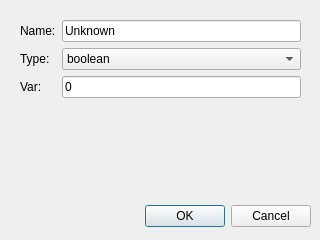
<?xml version="1.0" encoding="UTF-8"?>
<ui version="4.0">
 <class>EditDialog</class>
 <widget class="QDialog" name="EditDialog">
  <property name="geometry">
   <rect>
    <x>0</x>
    <y>0</y>
    <width>320</width>
    <height>240</height>
   </rect>
  </property>
  <property name="windowTitle">
   <string>Edit</string>
  </property>
  <widget class="QDialogButtonBox" name="buttonBox">
   <property name="geometry">
    <rect>
     <x>10</x>
     <y>200</y>
     <width>301</width>
     <height>32</height>
    </rect>
   </property>
   <property name="orientation">
    <enum>Qt::Horizontal</enum>
   </property>
   <property name="standardButtons">
    <set>QDialogButtonBox::Cancel|QDialogButtonBox::Ok</set>
   </property>
  </widget>
  <widget class="QWidget" name="formLayoutWidget">
   <property name="geometry">
    <rect>
     <x>20</x>
     <y>20</y>
     <width>281</width>
     <height>171</height>
    </rect>
   </property>
   <layout class="QFormLayout" name="formLayout">
    <property name="fieldGrowthPolicy">
     <enum>QFormLayout::AllNonFixedFieldsGrow</enum>
    </property>
    <item row="0" column="0">
     <widget class="QLabel" name="label">
      <property name="text">
       <string>Name:</string>
      </property>
     </widget>
    </item>
    <item row="0" column="1">
     <widget class="QLineEdit" name="lineEdit">
      <property name="text">
       <string>Unknown</string>
      </property>
     </widget>
    </item>
    <item row="1" column="0">
     <widget class="QLabel" name="typeLabel">
      <property name="text">
       <string>Type:</string>
      </property>
     </widget>
    </item>
    <item row="1" column="1">
     <widget class="QComboBox" name="typeComboBox">
      <item>
       <property name="text">
        <string>boolean</string>
       </property>
      </item>
      <item>
       <property name="text">
        <string>integer</string>
       </property>
      </item>
      <item>
       <property name="text">
        <string>string</string>
       </property>
      </item>
      <item>
       <property name="text">
        <string>array</string>
       </property>
      </item>
     </widget>
    </item>
    <item row="2" column="0">
     <widget class="QLabel" name="varLabel">
      <property name="text">
       <string>Var:</string>
      </property>
     </widget>
    </item>
    <item row="2" column="1">
     <widget class="QLineEdit" name="varLineEdit">
      <property name="text">
       <string>0</string>
      </property>
     </widget>
    </item>
   </layout>
  </widget>
 </widget>
 <resources/>
 <connections>
  <connection>
   <sender>buttonBox</sender>
   <signal>accepted()</signal>
   <receiver>EditDialog</receiver>
   <slot>accept()</slot>
   <hints>
    <hint type="sourcelabel">
     <x>248</x>
     <y>254</y>
    </hint>
    <hint type="destinationlabel">
     <x>157</x>
     <y>274</y>
    </hint>
   </hints>
  </connection>
  <connection>
   <sender>buttonBox</sender>
   <signal>rejected()</signal>
   <receiver>EditDialog</receiver>
   <slot>reject()</slot>
   <hints>
    <hint type="sourcelabel">
     <x>316</x>
     <y>260</y>
    </hint>
    <hint type="destinationlabel">
     <x>286</x>
     <y>274</y>
    </hint>
   </hints>
  </connection>
 </connections>
</ui>
